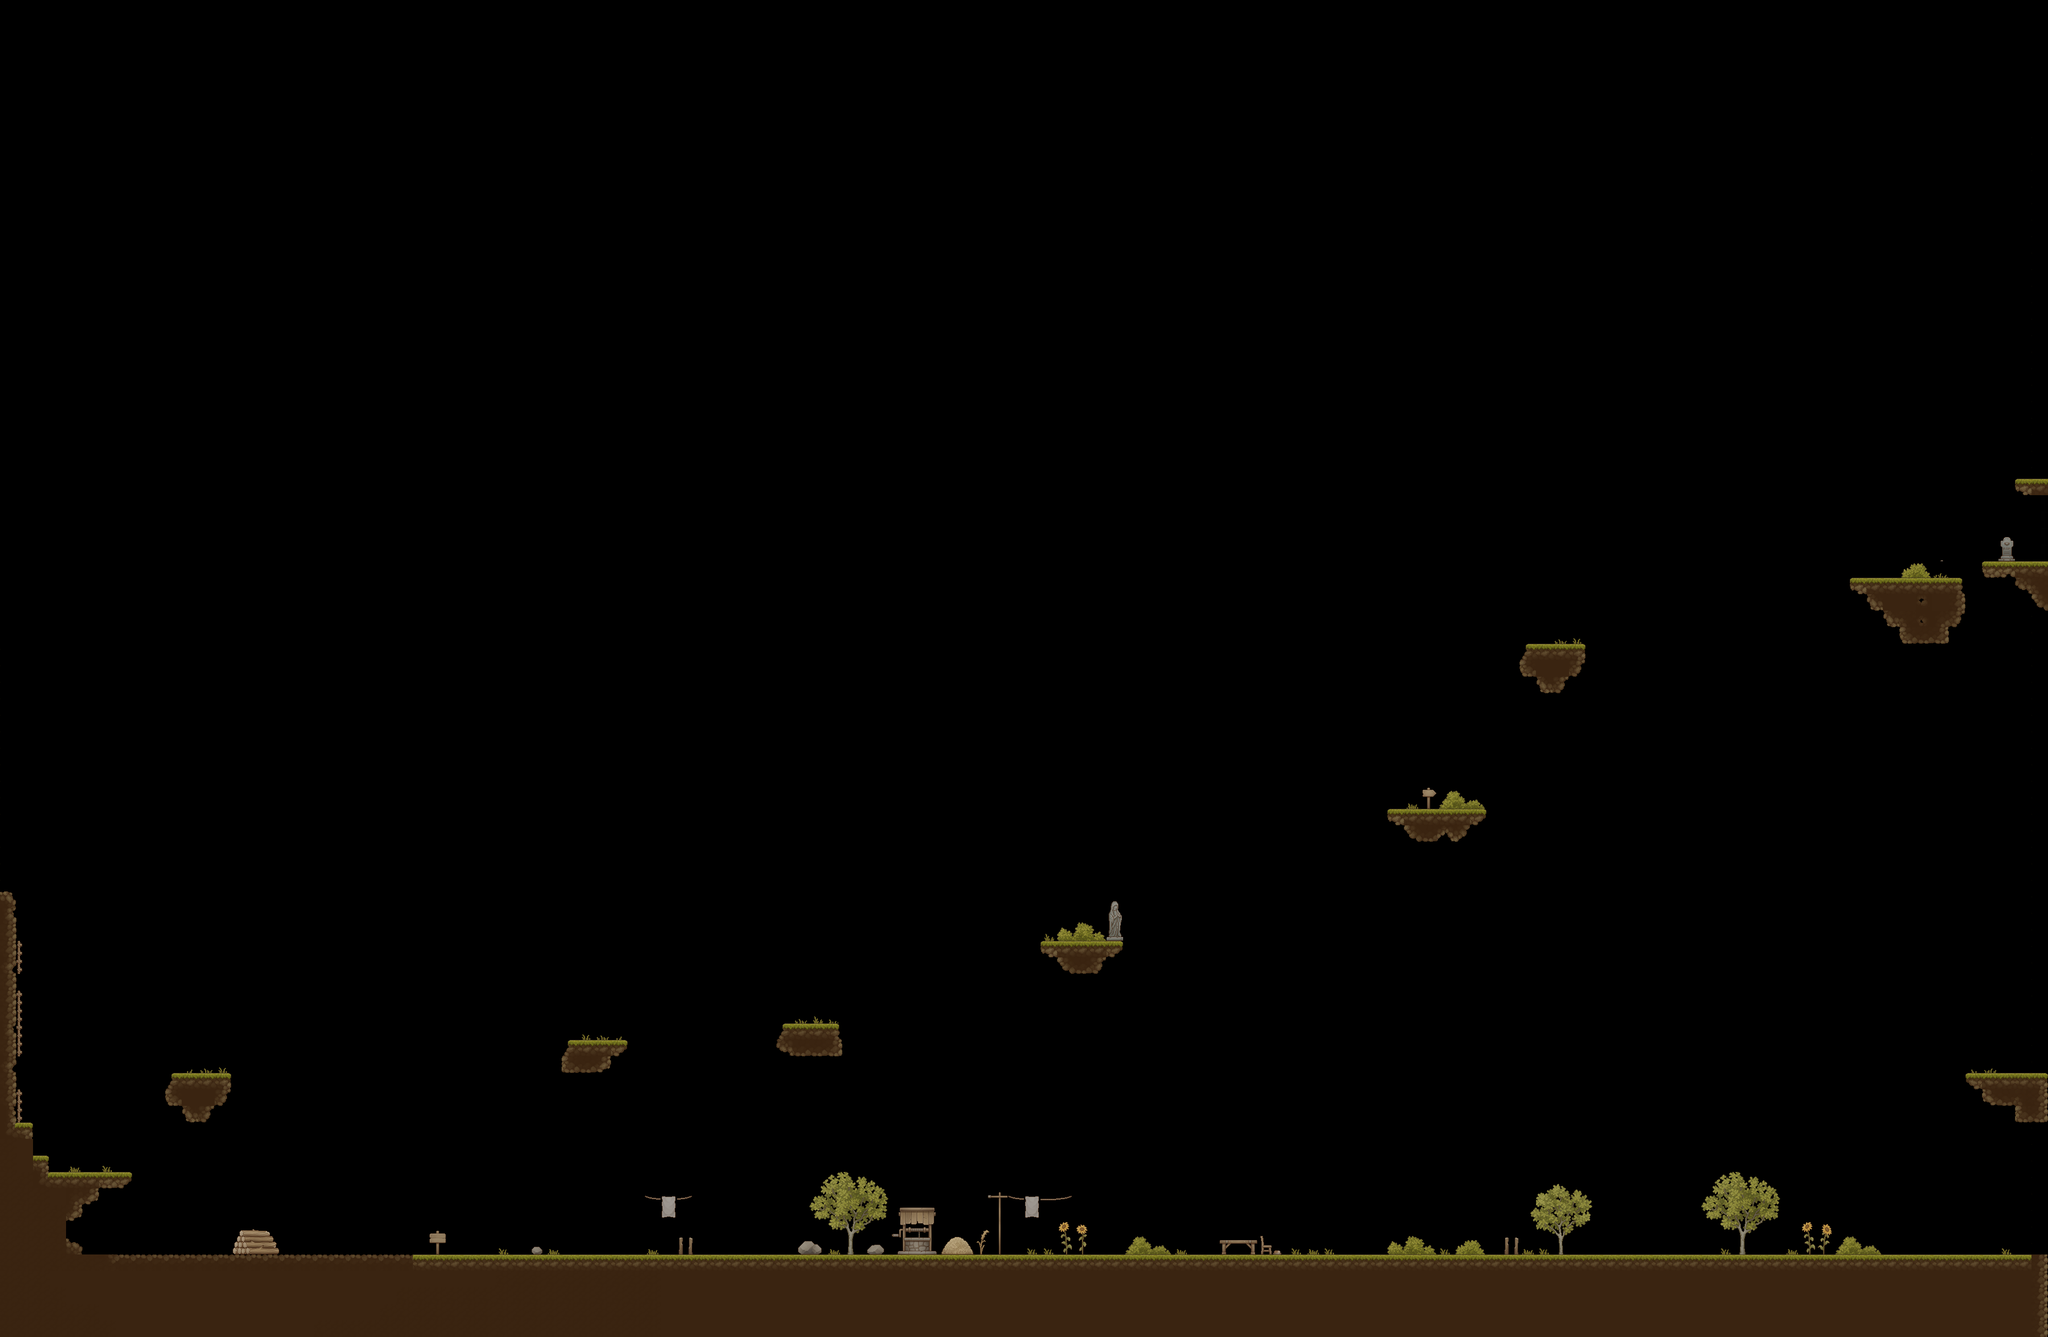

This game map was drawn from its Tiled (.tmx) file and the tilesets committed beside it. A one-line description and the trimmed map source follow:
An orthogonal 124x81 tile map with 32x32 px tiles, 1 tile layer (Calque de Tuiles 1), 9 tilesets and 16 objects (left, gordon2, Banc, forgeron, right).

<map version="1.10" tiledversion="1.12.1" orientation="orthogonal" renderorder="right-down" width="124" height="81" tilewidth="32" tileheight="32" infinite="0" nextlayerid="3" nextobjectid="33">
 <tileset firstgid="1" source="Objects/Objects.tsx" />
 <tileset firstgid="1025" source="color/colors.tsx" />
 <tileset firstgid="1026" source="platforms_2/platforms_2.tsx" />
 <tileset firstgid="1282" source="platforms_3/platforms_3.tsx" />
 <tileset firstgid="1486" source="platforms_4/platforms_4.tsx" />
 <tileset firstgid="1586" source="houses/Houses.tsx" />
 <tileset firstgid="1589" source="../cave/platforms_2/platforms_2.tsx" />
 <tileset firstgid="1845" name="objects" tilewidth="199" tileheight="183" tilecount="41" columns="0">
  <grid orientation="orthogonal" width="1" height="1" />
  <tile id="0">
   <properties>
    <property name="obj_type" value="decor" />
   </properties>
   <image source="../Swamp/Objects/Bushes/1.png" width="31" height="15" />
  </tile>
  <tile id="1">
   <properties>
    <property name="obj_type" value="decor" />
   </properties>
   <image source="../Swamp/Objects/Bushes/2.png" width="30" height="10" />
  </tile>
  <tile id="2">
   <properties>
    <property name="obj_type" value="decor" />
   </properties>
   <image source="../Swamp/Objects/Bushes/3.png" width="29" height="15" />
  </tile>
  <tile id="3">
   <properties>
    <property name="obj_type" value="decor" />
   </properties>
   <image source="../Swamp/Objects/Bushes/4.png" width="31" height="21" />
  </tile>
  <tile id="4">
   <properties>
    <property name="obj_type" value="decor" />
   </properties>
   <image source="../Swamp/Objects/Bushes/5.png" width="63" height="28" />
  </tile>
  <tile id="5">
   <properties>
    <property name="obj_type" value="decor" />
   </properties>
   <image source="../Swamp/Objects/Bushes/6.png" width="31" height="26" />
  </tile>
  <tile id="6">
   <properties>
    <property name="obj_type" value="decor" />
   </properties>
   <image source="../Swamp/Objects/Bushes/7.png" width="61" height="24" />
  </tile>
  <tile id="7">
   <properties>
    <property name="obj_type" value="decor" />
   </properties>
   <image source="../Swamp/Objects/Bushes/8.png" width="63" height="27" />
  </tile>
  <tile id="8">
   <properties>
    <property name="obj_type" value="decor" />
   </properties>
   <image source="../Swamp/Objects/Bushes/9.png" width="61" height="25" />
  </tile>
  <tile id="9">
   <properties>
    <property name="obj_type" value="decor" />
   </properties>
   <image source="../Swamp/Objects/Fence/1.png" width="23" height="18" />
  </tile>
  <tile id="10">
   <properties>
    <property name="obj_type" value="decor" />
   </properties>
   <image source="../Swamp/Objects/Fence/2.png" width="25" height="20" />
  </tile>
  <tile id="11">
   <properties>
    <property name="obj_type" value="decor" />
   </properties>
   <image source="../Swamp/Objects/Fence/3.png" width="16" height="13" />
  </tile>
  <tile id="12">
   <properties>
    <property name="obj_type" value="decor" />
   </properties>
   <image source="../Swamp/Objects/Grass/8.png" width="8" height="14" />
  </tile>
  <tile id="13">
   <properties>
    <property name="obj_type" value="decor" />
   </properties>
   <image source="../Swamp/Objects/Grass/9.png" width="6" height="8" />
  </tile>
  <tile id="14">
   <properties>
    <property name="obj_type" value="decor" />
   </properties>
   <image source="../Swamp/Objects/Grass/10.png" width="9" height="11" />
  </tile>
  <tile id="15">
   <properties>
    <property name="obj_type" value="decor" />
   </properties>
   <image source="../Swamp/Objects/Grass/1.png" width="17" height="18" />
  </tile>
  <tile id="16">
   <properties>
    <property name="obj_type" value="decor" />
   </properties>
   <image source="../Swamp/Objects/Grass/2.png" width="17" height="16" />
  </tile>
  <tile id="17">
   <properties>
    <property name="obj_type" value="decor" />
   </properties>
   <image source="../Swamp/Objects/Grass/3.png" width="14" height="16" />
  </tile>
  <tile id="18">
   <properties>
    <property name="obj_type" value="decor" />
   </properties>
   <image source="../Swamp/Objects/Grass/4.png" width="12" height="12" />
  </tile>
  <tile id="19">
   <properties>
    <property name="obj_type" value="decor" />
   </properties>
   <image source="../Swamp/Objects/Grass/5.png" width="11" height="13" />
  </tile>
  <tile id="20">
   <properties>
    <property name="obj_type" value="decor" />
   </properties>
   <image source="../Swamp/Objects/Grass/6.png" width="11" height="9" />
  </tile>
  <tile id="21">
   <properties>
    <property name="obj_type" value="decor" />
   </properties>
   <image source="../Swamp/Objects/Grass/7.png" width="7" height="14" />
  </tile>
  <tile id="22">
   <properties>
    <property name="obj_type" value="decor" />
   </properties>
   <image source="../Swamp/Objects/Ridges/1.png" width="89" height="26" />
  </tile>
  <tile id="23">
   <properties>
    <property name="obj_type" value="decor" />
   </properties>
   <image source="../Swamp/Objects/Ridges/2.png" width="40" height="28" />
  </tile>
  <tile id="24">
   <properties>
    <property name="obj_type" value="decor" />
   </properties>
   <image source="../Swamp/Objects/Ridges/3.png" width="109" height="41" />
  </tile>
  <tile id="25">
   <properties>
    <property name="obj_type" value="decor" />
   </properties>
   <image source="../Swamp/Objects/Ridges/4.png" width="65" height="61" />
  </tile>
  <tile id="26">
   <properties>
    <property name="obj_type" value="decor" />
   </properties>
   <image source="../Swamp/Objects/Ridges/5.png" width="81" height="29" />
  </tile>
  <tile id="27">
   <properties>
    <property name="obj_type" value="decor" />
   </properties>
   <image source="../Swamp/Objects/Ridges/6.png" width="47" height="55" />
  </tile>
  <tile id="28">
   <properties>
    <property name="obj_type" value="decor" />
   </properties>
   <image source="../Swamp/Objects/Stones/1.png" width="63" height="59" />
  </tile>
  <tile id="29">
   <properties>
    <property name="obj_type" value="decor" />
   </properties>
   <image source="../Swamp/Objects/Stones/2.png" width="47" height="57" />
  </tile>
  <tile id="30">
   <properties>
    <property name="obj_type" value="decor" />
   </properties>
   <image source="../Swamp/Objects/Stones/3.png" width="52" height="63" />
  </tile>
  <tile id="31">
   <properties>
    <property name="obj_type" value="decor" />
   </properties>
   <image source="../Swamp/Objects/Stones/4.png" width="57" height="30" />
  </tile>
  <tile id="32">
   <properties>
    <property name="obj_type" value="decor" />
   </properties>
   <image source="../Swamp/Objects/Stones/5.png" width="31" height="31" />
  </tile>
  <tile id="33">
   <properties>
    <property name="obj_type" value="decor" />
   </properties>
   <image source="../Swamp/Objects/Trees/1.png" width="101" height="103" />
  </tile>
  <tile id="34">
   <properties>
    <property name="obj_type" value="decor" />
   </properties>
   <image source="../Swamp/Objects/Trees/2.png" width="104" height="132" />
  </tile>
  <tile id="35">
   <properties>
    <property name="obj_type" value="decor" />
   </properties>
   <image source="../Swamp/Objects/Trees/3.png" width="123" height="150" />
  </tile>
  <tile id="36">
   <properties>
    <property name="obj_type" value="decor" />
   </properties>
   <image source="../Swamp/Objects/Willows/1.png" width="104" height="135" />
  </tile>
  <tile id="37">
   <properties>
    <property name="obj_type" value="decor" />
   </properties>
   <image source="../Swamp/Objects/Willows/2.png" width="141" height="168" />
  </tile>
  <tile id="38">
   <properties>
    <property name="obj_type" value="decor" />
   </properties>
   <image source="../Swamp/Objects/Willows/3.png" width="199" height="183" />
  </tile>
  <tile id="40">
   <properties>
    <property name="obj_type" value="decor" />
   </properties>
   <image source="../Swamp/Objects/Pointers/7.png" width="13" height="21" />
  </tile>
  <tile id="41">
   <properties>
    <property name="obj_type" value="banc" />
   </properties>
   <image source="../Swamp/Objects/Pointers/8.png" width="11" height="21" />
  </tile>
 </tileset>
 <tileset firstgid="1887" source="../traps.tsx" />
 <layer id="1" name="Calque de Tuiles 1" width="124" height="81">
  <data>[10044 cells, 1032 non-empty, 162 distinct tile ids]</data>
 </layer>
 <objectgroup id="2" name="Objects">
  <object id="1" name="left" x="266.728" y="2430.73">
   <properties>
    <property name="obj_type" value="spawnpoint" />
   </properties>
   <point />
  </object>
  <object id="3" x="135.015" y="2290.8" width="67.5" height="150.167">
   <properties>
    <property name="obj_type" value="door" />
    <property name="target_map" value="cave/cave.tmx" />
    <property name="target_spawn" value="right" />
   </properties>
   <capsule />
  </object>
  <object id="29" x="135.015" y="2290.8" width="67.5" height="150.167">
   <properties>
    <property name="obj_type" value="door" />
    <property name="target_map" value="cave/cave.tmx" />
    <property name="target_spawn" value="right" />
   </properties>
   <capsule />
  </object>
  <object id="5" gid="1588" x="1339.33" y="2433.67" width="175" height="208">
   <properties>
    <property name="obj_type" value="decor" />
   </properties>
  </object>
  <object id="7" gid="1586" x="1074.33" y="2435.33" width="180" height="195">
   <properties>
    <property name="obj_type" value="decor" />
   </properties>
  </object>
  <object id="10" gid="1587" x="2063" y="2436.33" width="161" height="183">
   <properties>
    <property name="obj_type" value="decor" />
   </properties>
  </object>
  <object id="11" gid="1588" x="3043.5" y="2433" width="175" height="208">
   <properties>
    <property name="obj_type" value="decor" />
   </properties>
  </object>
  <object id="13" gid="1587" x="3646" y="2435" width="161" height="183">
   <properties>
    <property name="obj_type" value="decor" />
   </properties>
  </object>
  <object id="16" gid="1587" x="3691.5" y="2435.5" width="161" height="183">
   <properties>
    <property name="obj_type" value="decor" />
   </properties>
  </object>
  <object id="17" gid="1588" x="3106" y="2433" width="175" height="208">
   <properties>
    <property name="obj_type" value="decor" />
   </properties>
  </object>
  <object id="18" name="gordon2" x="952.27" y="2414.14">
   <properties>
    <property name="obj_type" value="npc" />
   </properties>
   <polygon points="-11.3739,3.66412 -58.0071,15.1145 -78.4801,-17.8626 -51.1827,-49.4656 9.66784,-30.687 54.5949,-53.5877 97.2471,-21.9847 68.2436,17.8626 27.8661,-4.58015 27.2974,-238.168 -19.9044,-238.168" />
  </object>
  <object id="20" name="Banc" gid="1886" x="734.108" y="2420" width="14.7847" height="33" />
  <object id="27" name="forgeron" x="2523.81" y="2400.84" width="66.0377" height="26.4151">
   <properties>
    <property name="obj_type" value="npc" />
   </properties>
  </object>
  <object id="28" x="3931.25" y="945.92" width="46" height="145.667">
   <properties>
    <property name="obj_type" value="door" />
    <property name="target_map" value="mines/final_boss.tmx" />
    <property name="target_spawn" value="left" />
   </properties>
   <capsule />
  </object>
  <object id="30" name="right" x="3839" y="2062">
   <properties>
    <property name="obj_type" value="spawnpoint" />
   </properties>
   <point />
  </object>
  <object id="31" x="3915.07" y="1724.13" width="50.1667" height="359.5">
   <properties>
    <property name="obj_type" value="door" />
    <property name="target_map" value="industrial/gravelion_arene.tmx" />
    <property name="target_spawn" value="left" />
   </properties>
   <capsule />
  </object>
 </objectgroup>
</map>
